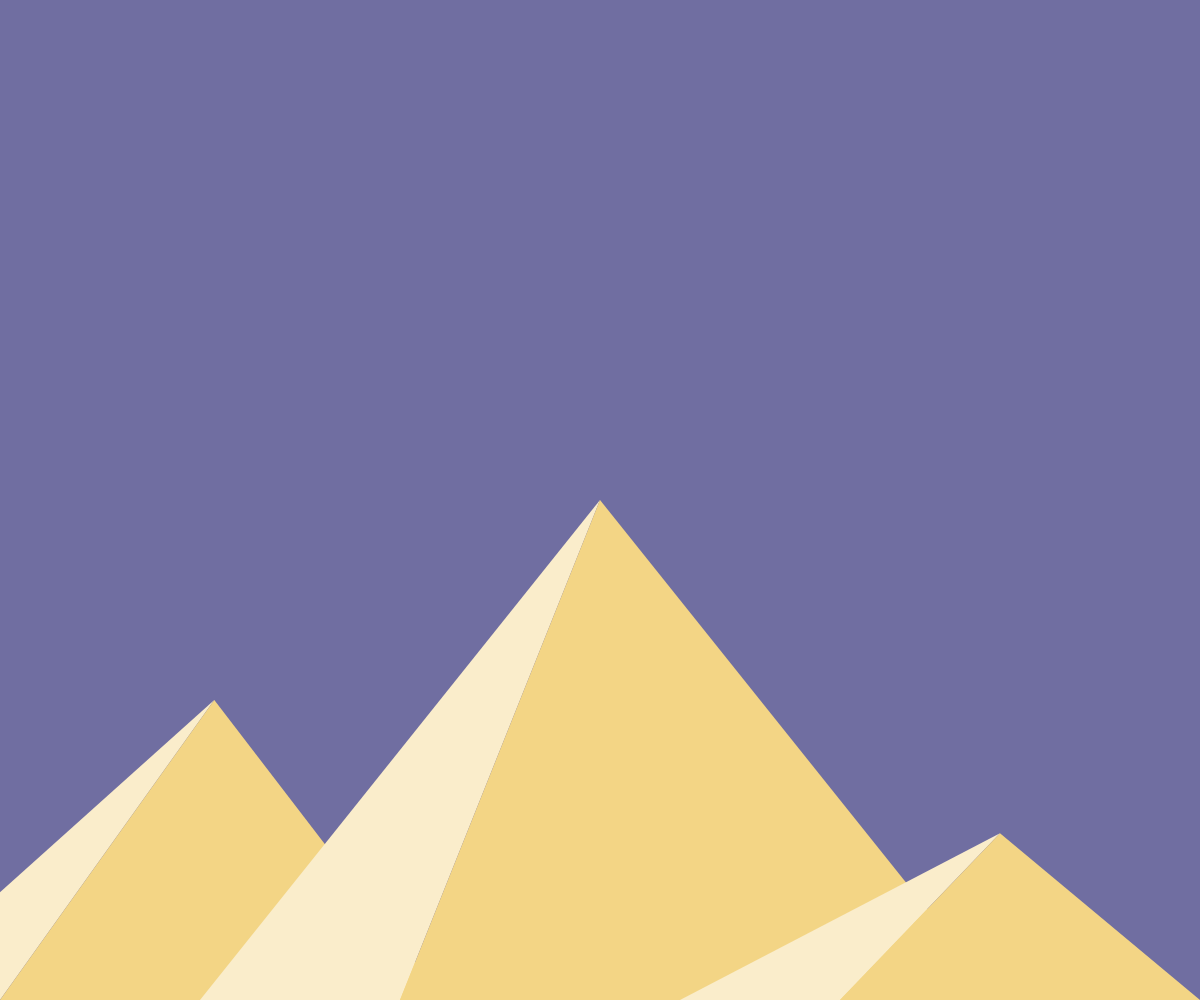
Frame 1 (no input)
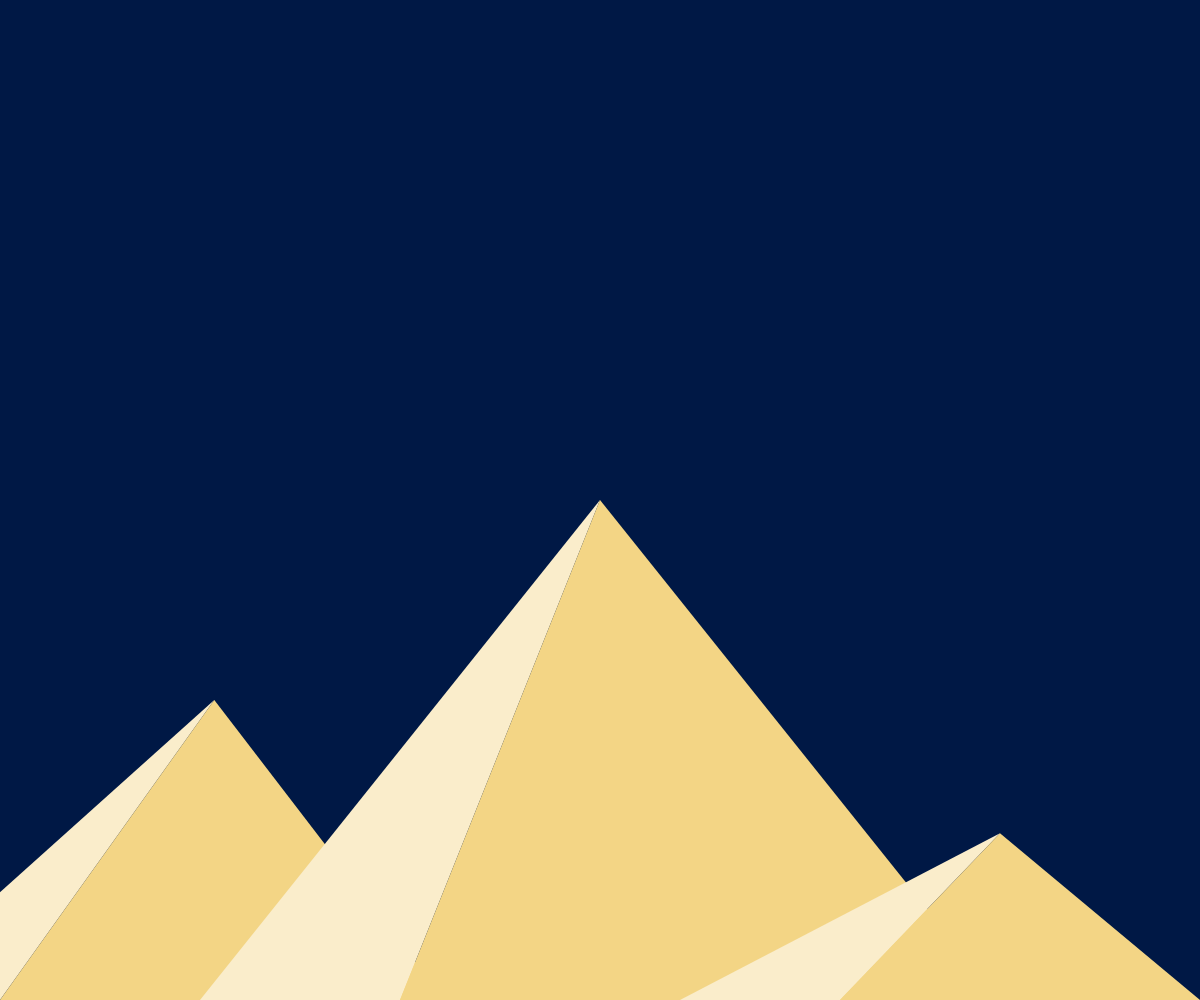
Frame 60 (no input)
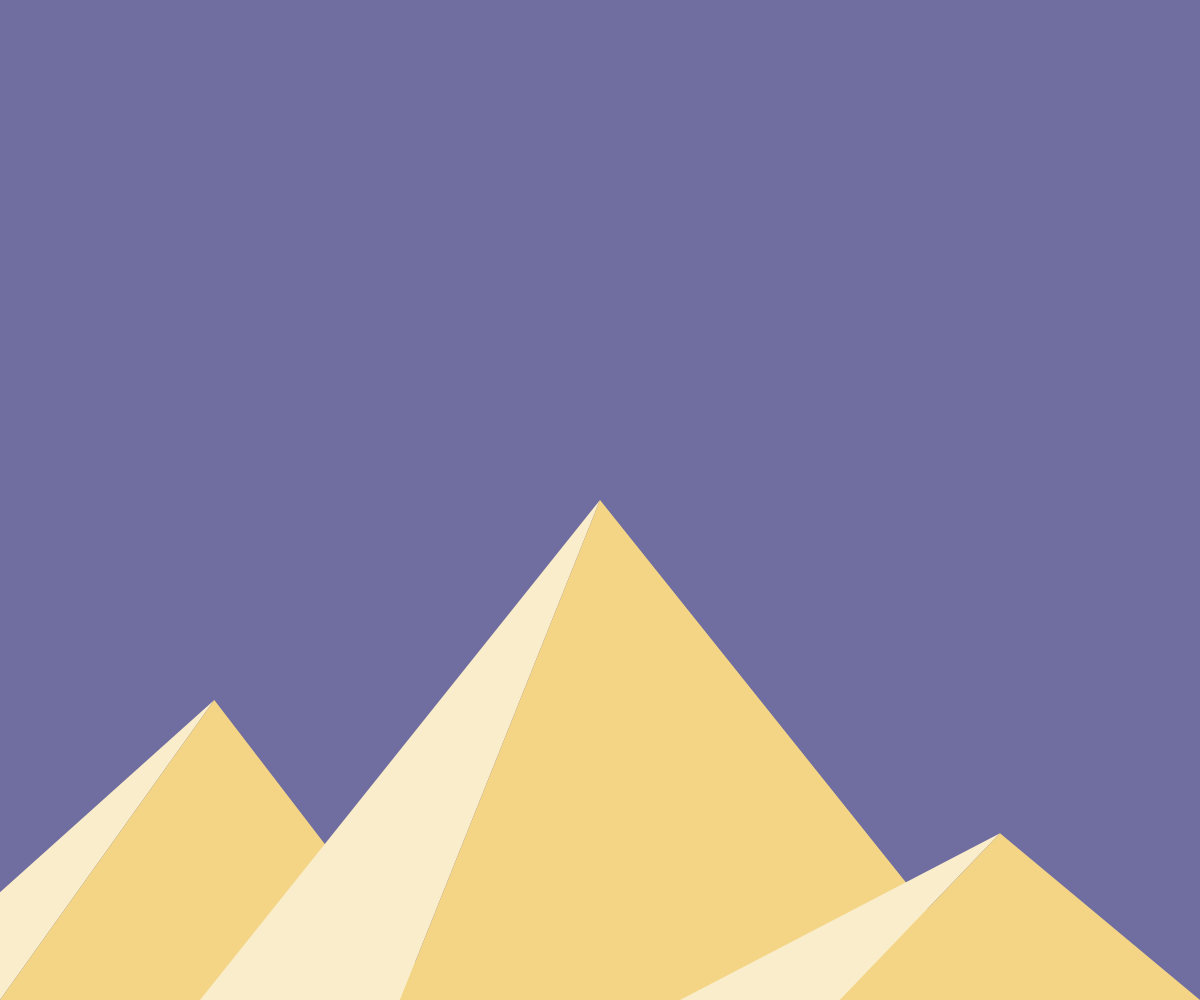
Frame 120 (the mouse pressed at the canvas centre since frame 60)

The p5.js sketch that drew these frames (run headless with seeded random() and noise() and a simulated clock; from frame 60 on, the mouse is pressed at the canvas centre):

// p5.js sketch
// ── sketch.js
const color1 = [224, 195, 252];
const color2 = [0, 24, 69];
let bgcolor = [
    (color1[0] + color2[0]) / 2,
    (color1[1] + color2[1]) / 2,
    (color1[2] + color2[2]) / 2,
];

function setup() {
    createCanvas(windowWidth, windowHeight);
}

function draw(){
    background(bgcolor[0], bgcolor[1], bgcolor[2]);

    backgroundcol();

    mountain();
}

function backgroundcol(){
    bgcolor[0] = color2[0] + ((color1[0] - color2[0]) / width * mouseX);
    bgcolor[1] = color2[1] + ((color1[1] - color2[1]) / width * mouseX);
    bgcolor[2] = color2[2] + ((color1[2] - color2[2]) / width * mouseX);
}

function mountain(){
    noStroke();
    //first mountain
    fill(250, 237, 203);
    triangle(width*-0.1,height, width/5.6,height/4*2.8, 0,height);
    fill(243, 213, 133);
    triangle(0,height, width/5.6,height/4*2.8, width/2.7,height);
    //second mountain
    fill(250, 237, 203);
    triangle(width/6,height, width/2,height/2, width/3,height);
    fill(243, 213, 133);
    triangle(width/3,height, width/2,height/2, width/3*2.5,height);
    //third mountain
    fill(250, 237, 203);
    triangle(width/3*1.7,height, width/6*5,height/6*5, width/3*2.1,height);
    fill(243, 213, 133);
    triangle(width/3*2.1,height, width/6*5,height/6*5, width,height);
}
